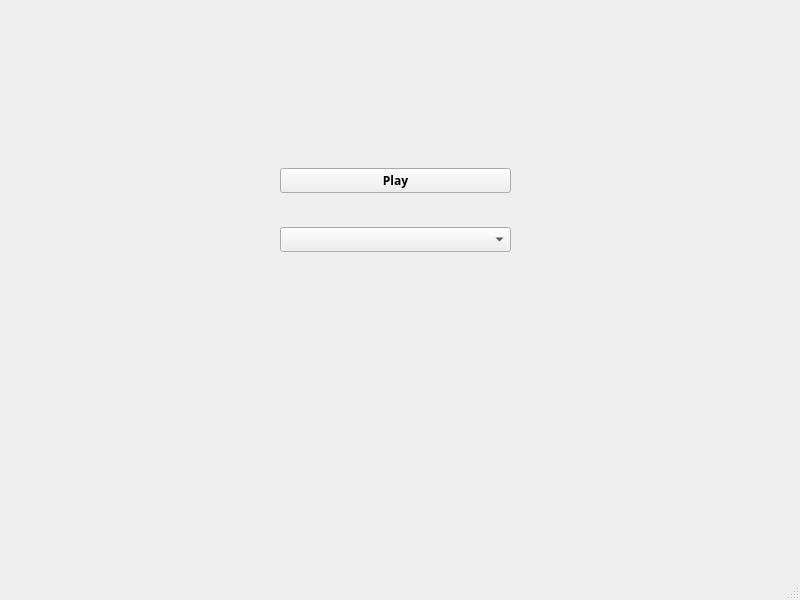
<?xml version="1.0" encoding="UTF-8"?>
<ui version="4.0">
 <class>Menu</class>
 <widget class="QMainWindow" name="Menu">
  <property name="geometry">
   <rect>
    <x>0</x>
    <y>0</y>
    <width>800</width>
    <height>600</height>
   </rect>
  </property>
  <property name="font">
   <font>
    <family>Al Nile</family>
    <weight>75</weight>
    <bold>true</bold>
   </font>
  </property>
  <property name="windowTitle">
   <string>Menu</string>
  </property>
  <widget class="QWidget" name="centralwidget">
   <widget class="QWidget" name="layoutWidget">
    <property name="geometry">
     <rect>
      <x>280</x>
      <y>140</y>
      <width>231</width>
      <height>141</height>
     </rect>
    </property>
    <layout class="QVBoxLayout" name="verticalLayout">
     <item>
      <widget class="QPushButton" name="pushButton">
       <property name="sizePolicy">
        <sizepolicy hsizetype="Minimum" vsizetype="Maximum">
         <horstretch>0</horstretch>
         <verstretch>0</verstretch>
        </sizepolicy>
       </property>
       <property name="styleSheet">
        <string notr="true">font: 75 13pt &quot;Al Nile&quot;;</string>
       </property>
       <property name="text">
        <string>Play</string>
       </property>
      </widget>
     </item>
     <item>
      <widget class="QComboBox" name="comboBox"/>
     </item>
    </layout>
   </widget>
  </widget>
  <widget class="QMenuBar" name="menubar">
   <property name="geometry">
    <rect>
     <x>0</x>
     <y>0</y>
     <width>800</width>
     <height>25</height>
    </rect>
   </property>
  </widget>
  <widget class="QStatusBar" name="statusbar"/>
 </widget>
 <resources/>
 <connections/>
</ui>
